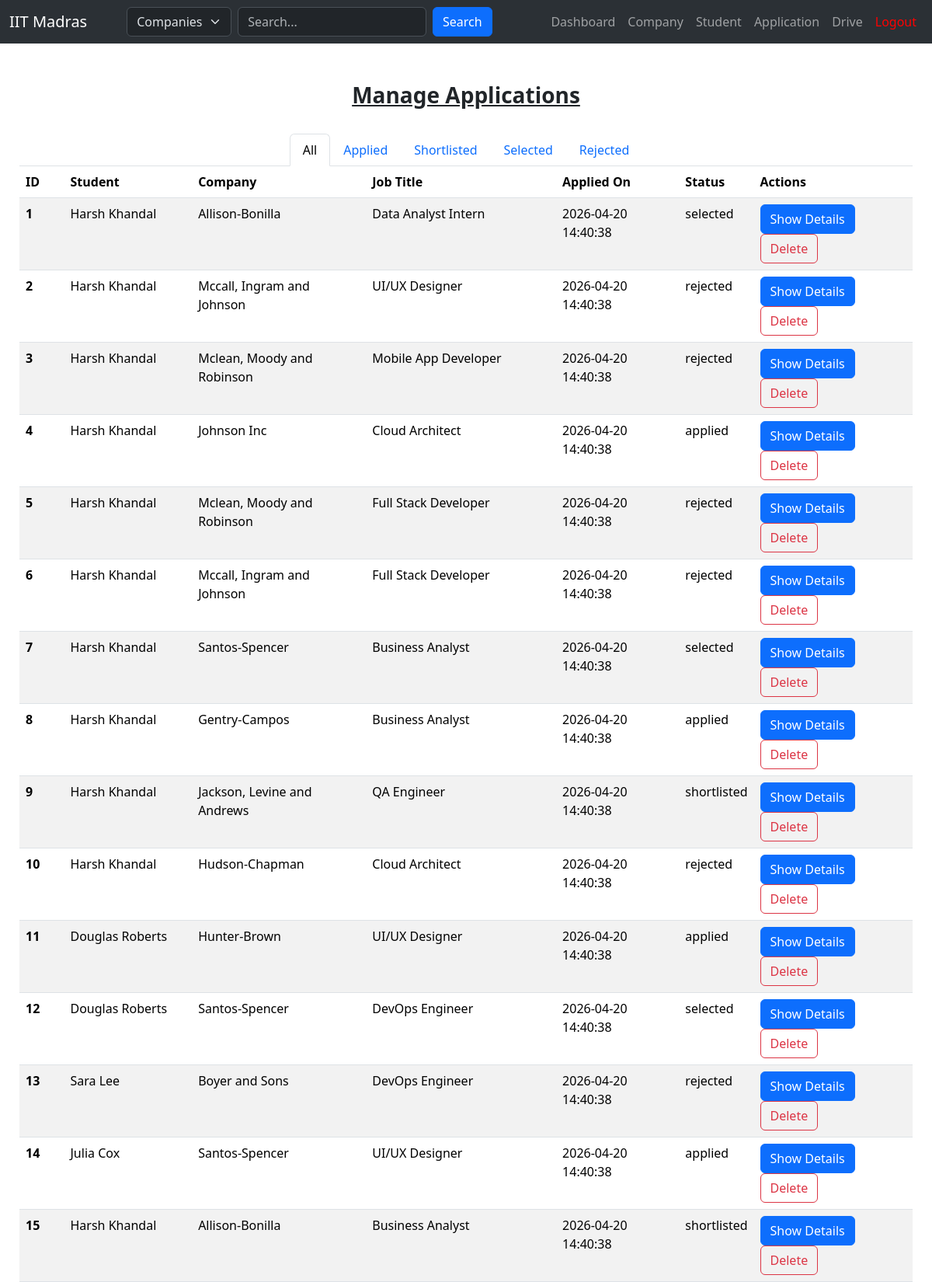
Page /admin/application (signed in, upper part) on the committed database.
### main/models/application.py (models this page shows)
class Application(db.Model):
    __tablename__='application'
    id = db.Column(db.Integer, primary_key=True)
    student_id = db.Column(db.Integer, db.ForeignKey('student.id'), nullable=False)
    drive_id = db.Column(db.Integer, db.ForeignKey('drive.id'), nullable=False)
    applied_at = db.Column(db.DateTime, default=db.func.now())
    status = db.Column(db.String(20)) # Applied / Shortlisted / Selected / Rejected
    student_details = db.relationship("Student", backref=db.backref("stu_application"))
    drive_details = db.relationship("Drive", backref=db.backref("job_application"))

### main/models/student.py (models this page shows)
class Student(db.Model):
    __tablename__='student'
    id = db.Column(db.Integer, primary_key=True)
    user_id = db.Column(db.Integer, db.ForeignKey('users.id'), nullable=False)
    fname = db.Column(db.String(20))
    lname = db.Column(db.String(20))
    roll = db.Column(db.String(10), unique=True)
    email = db.Column(db.String(100))
    phone = db.Column(db.String(15))
    cgpa = db.Column(db.Float)
    graduation_year = db.Column(db.Integer)
    degree_field = db.Column(db.String(50))
    batch = db.Column(db.Integer)
    skills = db.Column(db.Text)
    bio = db.Column(db.Text)
    resume = db.Column(db.String(255))
    github = db.Column(db.String(255))
    linkedin = db.Column(db.String(255))
    portfolio = db.Column(db.String(255))
    status = db.Column(db.String(20), default='approved') # Newly Added so that admin can blacklist students too; Values: approved, blacklisted
    user = db.relationship("Users", backref=db.backref("student_data", uselist=False))

### main/models/company.py (models this page shows)
class Company(db.Model):
    __tablename__='company'
    id = db.Column(db.Integer, primary_key=True)
    user_id = db.Column(db.Integer, db.ForeignKey('users.id'), nullable=False)
    name = db.Column(db.String(25))
    logo = db.Column(db.String(255), default='default_logo.png')
    industry = db.Column(db.String(50))
    short_desc = db.Column(db.String(255))
    description = db.Column(db.Text)
    location = db.Column(db.String(100))
    hr_contact = db.Column(db.String(30))
    email = db.Column(db.String(100))
    employees_count = db.Column(db.String(20))
    website = db.Column(db.String(75))
    status = db.Column(db.String(20), default='pending') # Previously it was is_approved(Boolean), now converted to status, Possible Values: pending, approved, rejected, blacklisted
    user = db.relationship("Users", backref=db.backref("company_data", uselist=False))

### main/models/drive.py (models this page shows)
class Drive(db.Model):
    __tablename__='drive'
    id = db.Column(db.Integer, primary_key=True)
    company_id = db.Column(db.Integer, db.ForeignKey('company.id'), nullable=False)
    title = db.Column(db.String(30), nullable=False)
    description = db.Column(db.Text)
    requirements = db.Column(db.Text)
    package = db.Column(db.Float)
    deadline = db.Column(db.Date)
    status = db.Column(db.String(20), default='pending', nullable=False) # Values : pending, approved, rejected and closed
    company_details = db.relationship("Company", backref=db.backref("jobs"))

### main/routes/admin.py (the view)
@admin.route("/application")
@login_required
@admin_required
def application():
    app_all=Application.query.all()
    app_applied=Application.query.filter_by(status="applied").all()
    app_shortlisted=Application.query.filter_by(status="shortlisted").all()
    app_selected=Application.query.filter_by(status="selected").all()
    app_rejected=Application.query.filter_by(status="rejected").all()
    return render_template('admin/application.html', app_all=app_all, app_applied=app_applied, app_shortlisted=app_shortlisted, app_selected=app_selected, app_rejected=app_rejected)

### main/__init__.py (called while the page is built)
def create_app():
    app=Flask(__name__)
    app.config['SQLALCHEMY_DATABASE_URI'] = 'sqlite:///placement.db'
    db.init_app(app)
    app.config['SECRET_KEY'] = 'Harsh_K_12345'
    login_manager = LoginManager()
    login_manager.login_view = 'auth.login'
    login_manager.init_app(app)
    app.register_blueprint(auth, url_prefix='/')
    app.register_blueprint(student, url_prefix='/')
    app.register_blueprint(admin, url_prefix='/admin')
    app.register_blueprint(company, url_prefix='/company')
    @login_manager.user_loader
    def load_user(user_id):
        return Users.query.get(int(user_id))
    return app

### main/templates/admin/application.html (shortened to what this page needs)
{% extends "base.html" %}
{% block content %}
<br>
<div class="d-flex align-items-center mb-4" style="justify-content: center;">
    <h3 class="fw-bold"><u>Manage Applications</u></h3>
</div>
<nav>
  <div class="nav nav-tabs" id="nav-tab" role="tablist" style="justify-content: center;">
    <button class="nav-link active" id="nav-all-tab" data-bs-toggle="tab" data-bs-target="#nav-all" type="button" role="tab" aria-controls="nav-all" aria-selected="true">All</button>
    <button class="nav-link" id="nav-applied-tab" data-bs-toggle="tab" data-bs-target="#nav-applied" type="button" role="tab" aria-controls="nav-applied" aria-selected="false">Applied</button>
    <button class="nav-link" id="nav-shortlisted-tab" data-bs-toggle="tab" data-bs-target="#nav-shortlisted" type="button" role="tab" aria-controls="nav-shortlisted" aria-selected="false">Shortlisted</button>
    <button class="nav-link" id="nav-selected-tab" data-bs-toggle="tab" data-bs-target="#nav-selected" type="button" role="tab" aria-controls="nav-selected" aria-selected="false">Selected</button>
    <button class="nav-link" id="nav-rejected-tab" data-bs-toggle="tab" data-bs-target="#nav-rejected" type="button" role="tab" aria-controls="nav-rejected" aria-selected="false">Rejected</button>
  </div>
</nav>
<div class="tab-content" id="nav-tabContent">
  <div class="tab-pane fade show active" id="nav-all" role="tabpanel" aria-labelledby="nav-all-tab" tabindex="0">
     <table class="table table-striped">
      <thead>
        <tr>
          <th scope="col" class="th-short">ID</th>
          <th scope="col" class="th-medium">Student</th>
          <th scope="col" class="th-medium">Company</th>
          <th scope="col" class="th-medium">Job Title</th>
          <th scope="col" class="th-medium">Applied On</th>
          <th scope="col" class="th-medium">Status</th>
          <th scope="col" class="th-medium">Actions</th>
        </tr>
      </thead>
      <tbody>
        {% for i in app_all %}
        <tr>
          <th scope="row">{{ i.id }}</th>
          <td>{{ i.student_details.fname }} {{ i.student_details.lname }}</td>
          <td>{{ i.drive_details.company_details.name }}</td>
          <td>{{ i.drive_details.title | truncate(50, True) }}</a></td>
          <td>{{ i.applied_at }}</td>
          <td>{{ i.status }}</td>
          <td>
            <form action="{{ url_for('admin.view', id=i.id, category='application') }}" class="d-inline" method="POST">
              <button type="submit" class="btn btn-primary">Show Details</button>
            </form>
            <form action="{{ url_for('admin.delete_app', id=i.id) }}" class="d-inline" method="POST">
            <button type="submit" class="btn btn-outline-danger">Delete</button>
            </form>
        </tr>
        {% endfor %}
      </tbody>
    </table>
  </div>
</div>
{% endblock %}

### main/static/css/style.css (style rules this page uses)
.th-short { width:5%; }
.th-medium { width:15; }

### rows in the picture
Application: id "1", student_details.fname "Harsh", student_details.lname "Khandal", drive_details.company_details.name "Allison-Bonilla", drive_details "Data Analyst Intern", applied_at "2026-04-20 14:40:38", status "selected"
Application: id "2", student_details.fname "Harsh", student_details.lname "Khandal", drive_details.company_details.name "Mccall, Ingram and Johnson", drive_details "UI/UX Designer", applied_at "2026-04-20 14:40:38", status "rejected"
Application: id "3", student_details.fname "Harsh", student_details.lname "Khandal", drive_details.company_details.name "Mclean, Moody and Robinson", drive_details "Mobile App Developer", applied_at "2026-04-20 14:40:38", status "rejected"
Application: id "4", student_details.fname "Harsh", student_details.lname "Khandal", drive_details.company_details.name "Johnson Inc", drive_details "Cloud Architect", applied_at "2026-04-20 14:40:38", status "applied"
Application: id "5", student_details.fname "Harsh", student_details.lname "Khandal", drive_details.company_details.name "Mclean, Moody and Robinson", drive_details "Full Stack Developer", applied_at "2026-04-20 14:40:38", status "rejected"
Application: id "6", student_details.fname "Harsh", student_details.lname "Khandal", drive_details.company_details.name "Mccall, Ingram and Johnson", drive_details "Full Stack Developer", applied_at "2026-04-20 14:40:38", status "rejected"
Application: id "7", student_details.fname "Harsh", student_details.lname "Khandal", drive_details.company_details.name "Santos-Spencer", drive_details "Business Analyst", applied_at "2026-04-20 14:40:38", status "selected"
Application: id "8", student_details.fname "Harsh", student_details.lname "Khandal", drive_details.company_details.name "Gentry-Campos", drive_details "Business Analyst", applied_at "2026-04-20 14:40:38", status "applied"
Application: id "9", student_details.fname "Harsh", student_details.lname "Khandal", drive_details.company_details.name "Jackson, Levine and Andrews", drive_details "QA Engineer", applied_at "2026-04-20 14:40:38", status "shortlisted"
Application: id "10", student_details.fname "Harsh", student_details.lname "Khandal", drive_details.company_details.name "Hudson-Chapman", drive_details "Cloud Architect", applied_at "2026-04-20 14:40:38", status "rejected"
Application: id "11", student_details.fname "Douglas", student_details.lname "Roberts", drive_details.company_details.name "Hunter-Brown", drive_details "UI/UX Designer", applied_at "2026-04-20 14:40:38", status "applied"
Application: id "12", student_details.fname "Douglas", student_details.lname "Roberts", drive_details.company_details.name "Santos-Spencer", drive_details "DevOps Engineer", applied_at "2026-04-20 14:40:38", status "selected"
Application: id "13", student_details.fname "Sara", student_details.lname "Lee", drive_details.company_details.name "Boyer and Sons", drive_details "DevOps Engineer", applied_at "2026-04-20 14:40:38", status "rejected"
Application: id "14", student_details.fname "Julia", student_details.lname "Cox", drive_details.company_details.name "Santos-Spencer", drive_details "UI/UX Designer", applied_at "2026-04-20 14:40:38", status "applied"
Application: id "15", student_details.fname "Harsh", student_details.lname "Khandal", drive_details.company_details.name "Allison-Bonilla", drive_details "Business Analyst", applied_at "2026-04-20 14:40:38", status "shortlisted"
